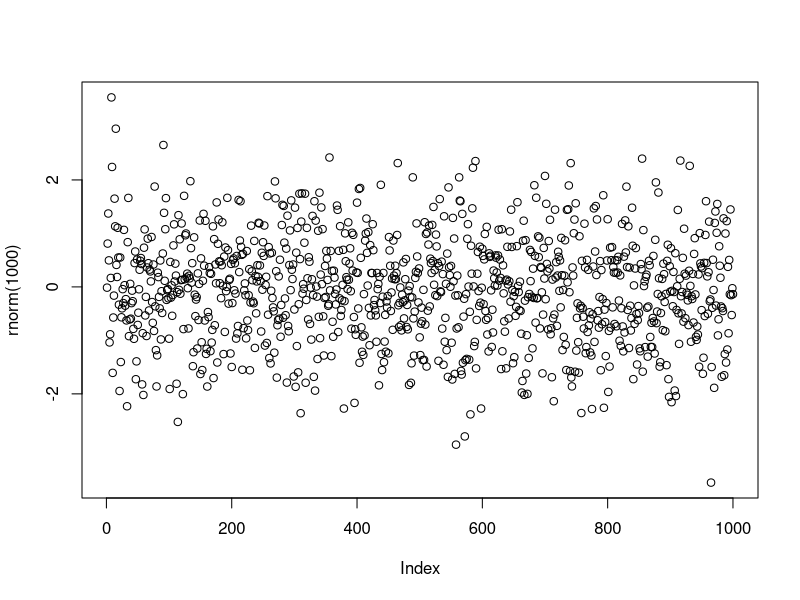
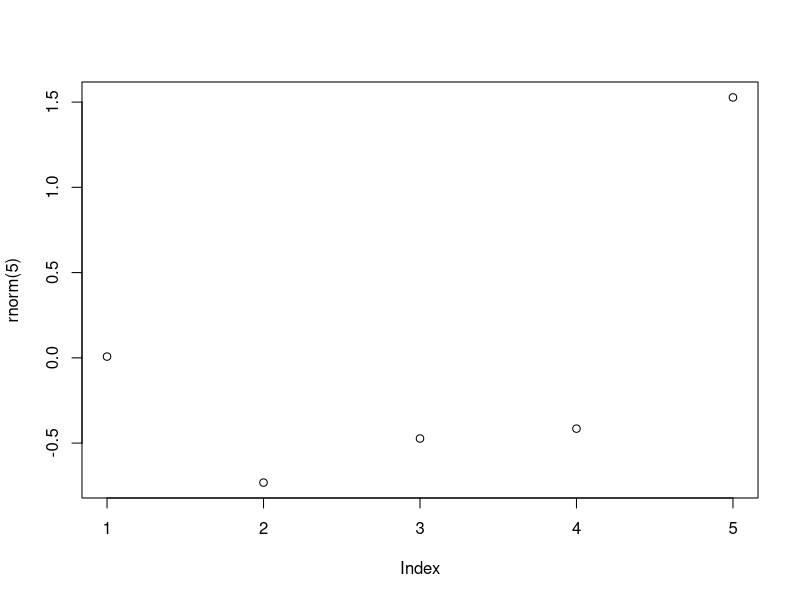

The R script that drew these images, in order:
#
#
#
#
#
#
#
#
#
#
#
#
#
#
#
#
#
#
#
#
#
#
#
#
#
#
#
#
#
#
#
#
#
#
#
#
#
#
#
#
#
#
#
#
#
#
#
#
#
#
#
#
#
#
#
#
#
#
#
#
#
#
#
#
#
#
#
#
#
#
#
#
#
#
#
#
#
#
#
#
#
#
#
#
#
#
#
#
#
#
#
#
#
#
#
#
#
#
#
#
#
#
#
#
#
#
#
#
#
#
#
#
#
#
#
#
#
#
#
#
#
#
#
#
#
#
#
#
#
#
#
#
#
#
#
#
#
#
#
#
#
#
#
#
#
#
#
#
#
#
#
#
#
#
#
#
#
#
#
#
#
#
#
#
#
#
#
#
#
#
#
#
#| echo: true
plot(rnorm(1000))
#
#
#
#
#
#
#
#
#
#
#
#| echo: true

2 + 2
2 * 3 - 1 + 2 ^ 7
exp(-10)
log(2)
pi
sin(pi/2)

#
#
#
#
#
#
#
#
#
#
#
#
#
#
#
#
#
#
#
#
#
#
#
#
#
#
#
#
#
#
#
#
#
#
#
#
#
#
#
#
#
#
#
#
#
#
#
#
#
#
#
#
#
#
#
#
#
#
#
#
#
#
#
#
#
#
#
#
#
#
#
#
#
#
#
#
#
#| echo: true

# This is a comment in R
# Comments are ignored by R

1+1 # This works out the result of one plus one!
#
#
#
#
#
#
#
#
#
#
#
#
#
#
#
#
#
#
#
#
#
#
#
#
#
#
#
#
#
#
#
#
#
#
#
#
#
#
#
#
#
#
#
#
#
#
#
#
#
#
#
#
#
#
#
#
#
#
#
#
#
#
# This codes sums two numbers and prints result on screen

# Here is a function to sum two numbers

sum_numbers <- function(num1, num2) {
  return(num1 + num2)
}

# Call the function with arguments 2 and 1
# The result of the sum 2 + 1 is stored in result

result <- sum_numbers(2, 1)

# Print the result on screen

print(result)
#
#
#
#
#
#
#
#
#
#
#
#
#
#
#
#
#
#
#
#
#
#
#
#
#
#
#
#
#
#
#
#
#
#
#
#
#
#
#
#
#
#
#
#
#
#
#
#
#
#
#
#
#
#
#
#
#
#
#
#
#
#
#
#
#
#
#
#
#
#
#
#
#
#
#
#
#
#
#
#
#
#
#
#
#
#
#
#
#
#
#
#| echo: true
rnorm(5)
#
#
#
#
#
#| echo: true
#| output-location: slide
plot(rnorm(5))
#
#
#
#
#
#
#
#
#
#
#
#
#
#
#
#
#
#
#
#
#
#
#
#
#
#
#
#
#| echo: true
x <- 2
x
#
#
#
#
#
#
#
#
#
#
#
#| echo: true
x <- 2
x + x
x
#
#
#
#
#
#
#
#
#
#
#
#| echo: true

# Constuct a vector and store it in variable "a"

a <- c(60, 72, 57, 90, 95, 72)

# Print vector a

a
#
#
#
#
#
#
#
#
#
#
#| echo: true

# Constuct two vectors of height and weight of 6 people

weight <- c(60, 72, 57, 90, 95, 72)
height <- c(1.75, 1.80, 1.65, 1.90, 1.74, 1.91)

# Compute BMI and store it in "bmi"

bmi <- weight/height^2

# Print bmi

bmi
#
#
#
#
#
#
#
#
#
#
#
#
#| echo: true

a <- c(1, 2, 3, 4, 5, 6)
b <- c(0, 1)

a + b
#
#
#
#
#
#
#
#
#
#
#
#
#
#
#
#
#
#
#
#
#| echo: true

# Multuplication by scalar
a <- c(1, 2, 3, 4, 5, 6)
b <- 2

a * b


#
#
#
#
#
#
#
#
#
#
#
#
#
#
#
#
#
#
#
#
#
#
#
#
#
#
#
#
#
#
#
#
#
#
#
#
#
#
#
#
#
#
#
#
#
#
#
#
#
#
#
#
#
#
#
#
#
#
#
#
#
#
#
#
#
#
#
#
#
#
#
#
#
#
#
#
#
#
#
#
#
#
#
#
#
#
#
#
#
#
#
#
#
#
#
#
#
#
#
#
#
#
#
#
#
#
#
#
#
#
#
#
#
#
#
#
#
#
#
#
#
#
#
#
#
#
#
#
#
#
#
#
#
#
#
#
#
#
#
#
#
#
#
#
#
#
#
#
#
#
#
#
#
#
#
#
#
#
#
#
#
#
#
#
#
#
#
#
#
#
#
#
#
#
#
#
#
#
#
#
#
#
#
#
#
#
#
#
#
#
#
#
#
#
#
#
#
#
#
#
#
#
#
#
#
#
#
#
#
#
#
#
#
#
#
#
#
#
#
#
#
#
#
#
#
#
#
#
#
#
#
#
#
#
#
#
#
#
#
#
#
#
#
#
#
#
#
#
#
#
#
#
#
#
#
#
#
#
#
#
#
#
#
#
#
#
#
#
#
#
#
#
#
#
#
#
#
#
#
#
#
#
#
#
#
#
#
#
#
#
#
#
#
#
#
#
#
#
#
#
#
#
#
#
#
#
#
#
#
#
#
#
#
#
#
#
#
#
#
#
#
#
#
#
#
#
#
#
#
#
#
#
#
#
#
#
#
#
#
#
#
#
#
#
#
#
#
#
#
#
#
#
#
#
#
#
#
#
#
#
#
#
#
#
#
